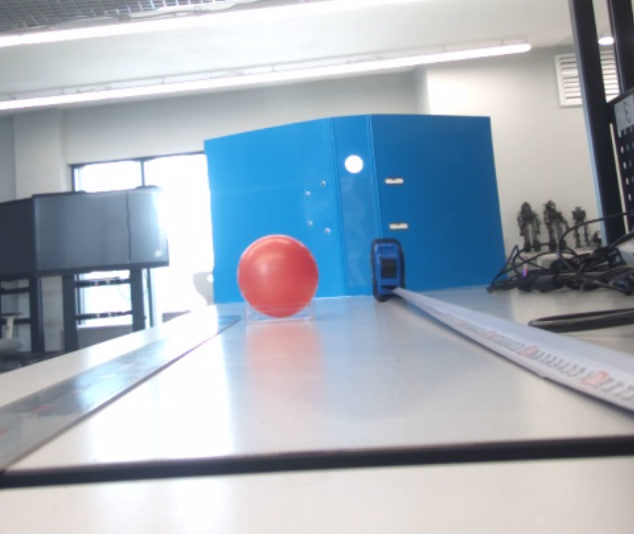
#> input picture lecture 6/1.jpg, 634 x 534 px, given in place of the camera
$ python hsv_filter.py   (older library calls are emulated)
#> lines starting #> are read from the running program, lines starting #| are printed output that depends on the picture; after the words box and inside, x2 and y2 are one past the last pixel; in counts of white or black regions, pixels touching at a corner belong together
import numpy as np
import cv2

cv2.namedWindow("mask")

def nothing(x):
    pass
# [2,28,109] [26,90, 252]
cv2.createTrackbar("lh", "mask", 90, 255, nothing)
cv2.createTrackbar("ls", "mask", 185, 255, nothing)
cv2.createTrackbar("lv", "mask", 98, 255, nothing)
cv2.createTrackbar("hh", "mask", 138, 255, nothing)
cv2.createTrackbar("hs", "mask", 253, 255, nothing)
cv2.createTrackbar("hv", "mask", 255, 255, nothing)

cam = cv2.VideoCapture(2)

while (True):
    success, frame = cam.read()
#> frame is the input picture: shape (534, 634, 3); mean B, G, R 185.1, 173.5, 162.2

    # [6 lines of commented-out code are left out]

    hsv = cv2.cvtColor(frame, cv2.COLOR_BGR2HSV)
#> hsv: shape (534, 634, 3); mean H, S, V 83.9, 47.1, 189.3

    lh = cv2.getTrackbarPos("lh", "mask")
    ls = cv2.getTrackbarPos("ls", "mask")
    lv = cv2.getTrackbarPos("lv", "mask")
    hh = cv2.getTrackbarPos("hh", "mask")
    hs = cv2.getTrackbarPos("hs", "mask")
    hv = cv2.getTrackbarPos("hv", "mask")

    mask = cv2.inRange(hsv, (lh, ls, lv), (hh, hs, hv))
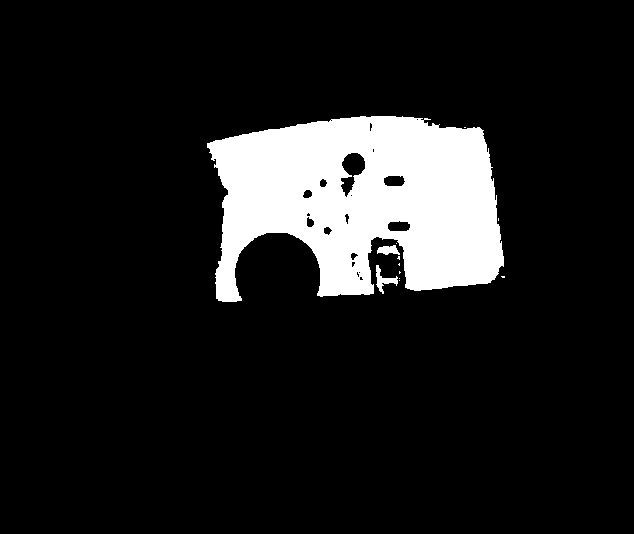
#> mask: shape (534, 634); 11.6% white; 12 white regions (9 under 20 px), largest, box (x1, y1, x2, y2) and area: (207, 116, 504, 302) 38961, (376, 265, 398, 294) 219, (377, 245, 400, 255) 153

    cv2.imshow("mask", mask)

    connectivity = 4
    # Perform the operation
    output = cv2.connectedComponentsWithStats(mask, connectivity, cv2.CV_32S)

    # Get the results
    # The first cell is the number of labels
    num_labels = output[0]
#> num_labels = 13
    # The second cell is the label matrix
    labels = output[1]
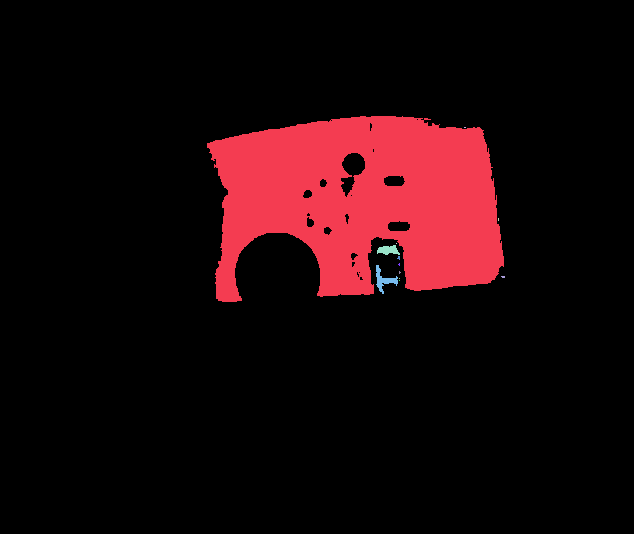
#> labels: shape (534, 634) int32; 13 distinct labels, from 0 to 12; one colour per label, 0 black
    # The third cell is the stat matrix
    stats = output[2]
#> stats = 13 rows, first 6: [0, 0, 634, 534, 299192], [207, 116, 297, 186, 38961], [464, 127, 2, 1, 2], [498, 218, 1, 3, 3], [396, 243, 1, 1, 1], [377, 245, 23, 10, 153]

    filtered = np.zeros_like(mask)

    for i in range(1, num_labels):
        a = stats[i, cv2.CC_STAT_AREA]
        t = stats[i, cv2.CC_STAT_TOP]
        l = stats[i, cv2.CC_STAT_LEFT]
        w = stats[i, cv2.CC_STAT_WIDTH]
        h = stats[i, cv2.CC_STAT_HEIGHT]

        #print(a)

        if (a >= 500 and a < 5500):
            filtered[np.where(labels == i)] = 255
            #print(a)

            cv2.putText(frame, str(a), (l, t), cv2.FONT_HERSHEY_SIMPLEX, 1, (255, 0, 0), 2, cv2.LINE_AA)
            cv2.rectangle(frame, (l, t), (l + w, t + h), (0, 255, 0), 2)
#> this loop made 12 passes
#> (a, t, l, w, h) on passes 1 to 12: (38961, 116, 207, 297, 186), (2, 127, 464, 2, 1), (3, 218, 498, 1, 3), (1, 243, 396, 1, 1), (153, 245, 377, 23, 10), (8, 256, 397, 3, 4), (4, 263, 398, 2, 3), (219, 265, 376, 22, 29), (4, 271, 399, 2, 3), (7, 276, 501, 4, 2), (1, 278, 399, 1, 1), (1, 280, 399, 1, 1)
#> filtered: shape (534, 634); every value is 0

    #print("=====================")
    #break

    cv2.imshow("frame", frame)
    #cv2.imshow("hsv", hsv[:, :, 0])
    cv2.imshow("filtered", filtered)

    key = cv2.waitKey(280) & 0xFF
#> (key Esc is pressed here)

    if (key == ord(' ')):
        break

cam.release()
cv2.destroyAllWindows()
cv2.waitKey(10)
